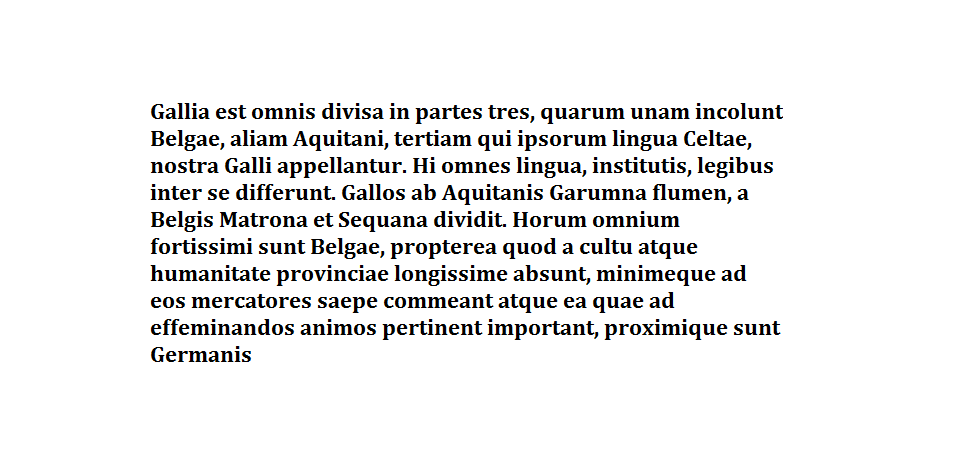
#> input picture data/images/galia.png, 953 x 463 px
$ jupyter execute 'Aleksander_Jóźwik_zad1.ipynb'
#> lines starting #> are read from the running program, lines starting #| are printed output that depends on the picture
# Laboratorium 9

Aleksander Jóźwik

Link do repozytorium: [GitHub](https://github.com/OlaszPL/fft-ocr)

#### Import wykorzystanych bibliotek i funkcji

[cell 1]
import numpy as np
import matplotlib.pyplot as plt
import matplotlib.patches as patches
from PIL import Image, ImageOps
from IPython.display import display
from scipy.ndimage import label, find_objects

## Zadanie 1. Analiza obrazów

W tym zadaniu przeprowadzimy analizę obrazów przy pomocy Dyskretnej Transformaty Fouriera (DFT), a konkretnie jej szybkiej implementacji w postaci Fast Fourier Transform (FFT).

Poszczególnymi etapami będą:
1. Analiza obrazu w domenie częstotliwościowej.
1. Wyszukiwanie wzorców przy pomocy korelacji wyznaczanej poprzez twierdzenie o splocie.

## Twierdzenie o splocie

Niech $\mathbf{a} \times \mathbf{b}$ oznacza iloczyn element po elemencie:
$$
\mathbf{a} \times \mathbf{b} =
\begin{pmatrix}
    \alpha_0 \\
    \alpha_1 \\
    \vdots \\
    \alpha_{n-1}
\end{pmatrix}
\times
\begin{pmatrix}
    \beta_0 \\
    \beta_1 \\
    \vdots \\
    \beta_{n-1}
\end{pmatrix}
=
\begin{pmatrix}
    \alpha_0 \beta_0 \\
    \alpha_1 \beta_1 \\
    \vdots \\
    \alpha_{n-1} \beta_{n-1}
\end{pmatrix}_{n \times 1}
$$

Niech $\hat{\mathbf{a}}$ i $\hat{\mathbf{b}}$ będą wektorami dopełnionymi zerami:
$$
\hat{\mathbf{a}} =
\begin{pmatrix}
    \alpha_0 \\
    \vdots \\
    \alpha_{n-1} \\
    0 \\
    \vdots \\
    0
\end{pmatrix}_{2n \times 1}
\qquad
\hat{\mathbf{b}} =
\begin{pmatrix}
    \beta_0 \\
    \vdots \\
    \beta_{n-1} \\
    0 \\
    \vdots \\
    0
\end{pmatrix}_{2n \times 1}
$$

Jeśli $\mathbf{F} = \mathbf{F}_{2n}$ jest macierzą Fouriera rzędu $2n$, to:
$$
\mathbf{F}(\mathbf{a} \odot \mathbf{b}) = (\mathbf{F} \hat{\mathbf{a}}) \times (\mathbf{F} \hat{\mathbf{b}})
$$

oraz
$$
\mathbf{a} \odot \mathbf{b} = \mathbf{F}^{-1} \left[ (\mathbf{F} \hat{\mathbf{a}}) \times (\mathbf{F} \hat{\mathbf{b}}) \right]
$$

Zgodnie z twierdzeniem o splocie, splot dwóch wektorów o wymiarach $n \times 1$ można obliczyć wykonując trzy dyskretne transformaty Fouriera.

Wykonanie splotu zgodnie z definicją wymaga $n^2$ mnożeń skalarnych, jednakże wykorzystanie FFT pozwala zredukować tę złożonosć do ok. $3 n logn$ mnożeń. Wykorzystamy ten fakt do szybkiego wyznaczenia korelacji.

Wzór na korelację wzajemną można zapisać jako:

$$
C = \mathcal{F}^{-1} \left( \mathcal{F}(A) \cdot \overline{\mathcal{F}(B)} \right)
$$

gdzie:
- $A$ to pierwszy sygnał (np. obraz),
- $B$ to drugi sygnał (np. wzorzec, tutaj obrócony o $180^\circ$),
- $\mathcal{F}$ oznacza transformatę Fouriera,
- $\overline{\mathcal{F}(B)}$ to sprzężenie zespolone transformaty Fouriera $B$,
- $\mathcal{F}^{-1}$ to odwrotna transformata Fouriera,
- $\cdot$ oznacza mnożenie element po elemencie.

Zgodnie z twierdzeniem o splotach, splot (i korelację) można obliczyć jako odwrotną transformatę Fouriera iloczynu transformat Fouriera odpowiednio przygotowanych sygnałów. W przypadku korelacji wzajemnej, jeden z sygnałów (wzorzec) należy obrócić o $180^\circ$, co odpowiada sprzężeniu zespolonemu w dziedzinie Fouriera. Dzięki temu zamiast kosztownego obliczania splotu/korelacji w dziedzinie czasu/przestrzeni, można wykonać szybkie operacje w dziedzinie częstotliwości, co znacząco przyspiesza obliczenia dla dużych danych.

---

Wczytywanie obrazów w skali szarości przedstawiających tekst oraz ławicę ryb.

[cell 2]
text = Image.open("data/images/galia.png").convert("L")
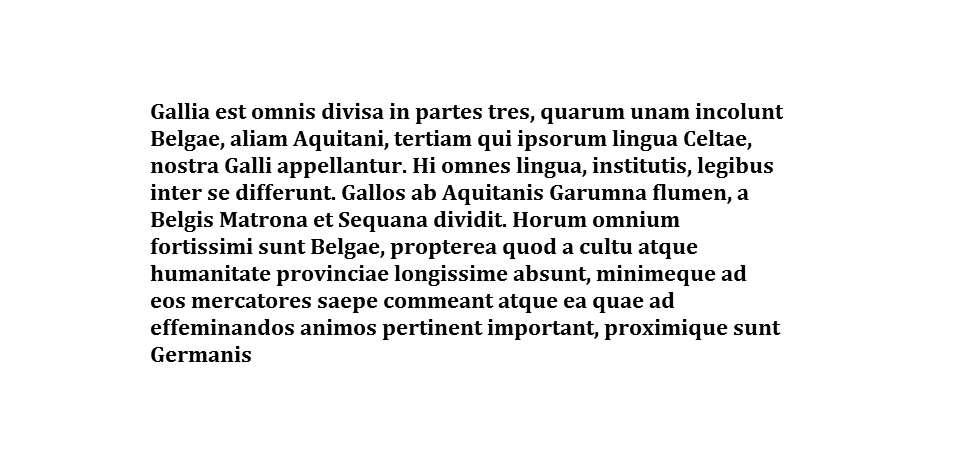
#> text: PIL image 953x463 L; min 0, max 255, mean 237.8
fish = Image.open("data/images/school.jpg").convert("L")
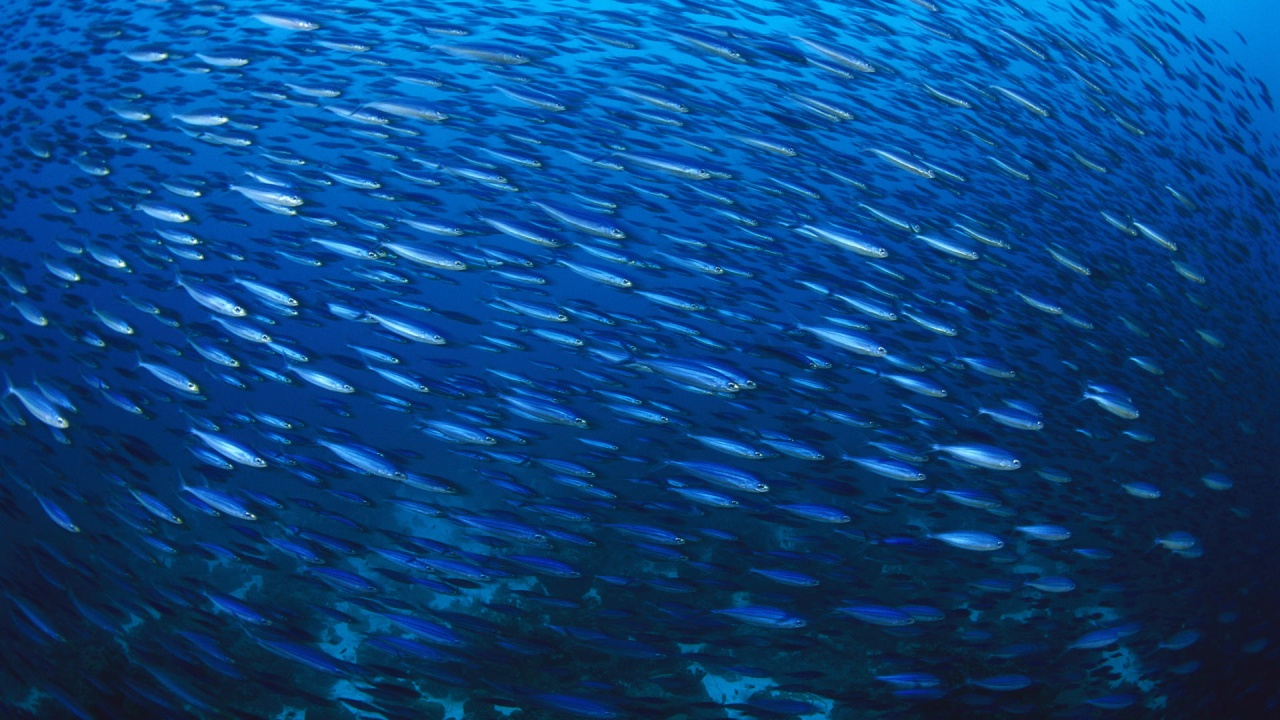
#> input picture data/images/school.jpg, 1280 x 720 px
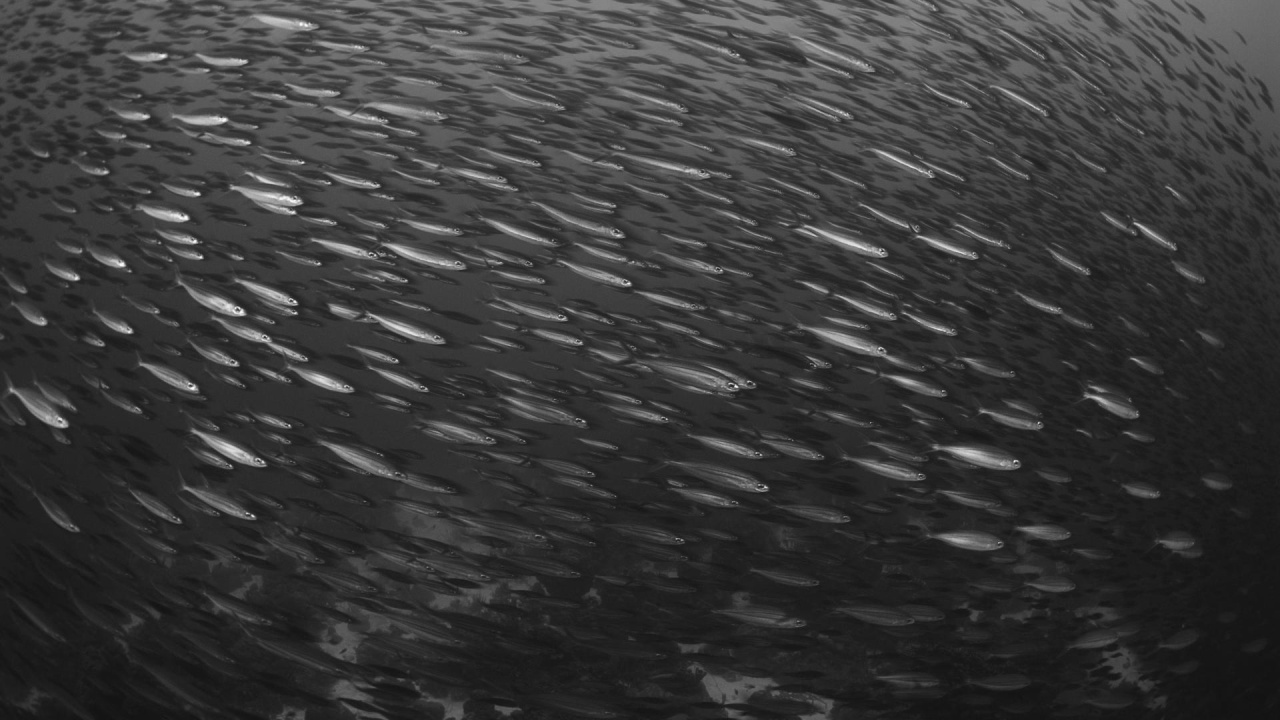
#> fish: PIL image 1280x720 L; min 17, max 247, mean 56.8

### Analiza obrazu z tekstem będącym fragmentem pamiętnika "O wojnie galijskiej" Juliusza Cezara

[cell 3]
display(text)

Odwrócenie kolorów (czarne tło)

[cell 4]
text = ImageOps.invert(text)
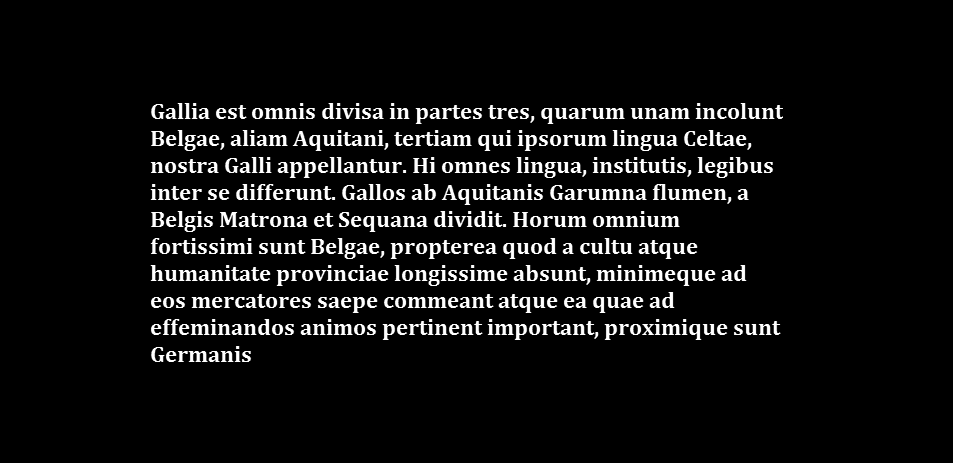
#> text: PIL image 953x463 L; min 0, max 255, mean 17.2
display(text)

Konwersja obrazu do postaci macierzowej

[cell 5]
text_arr = np.array(text)

#### Przekształcenie do domeny częstotliwościowej i przedstawienie wartości fazy oraz modułu współczynników Fouriera

[cell 6]
a = np.fft.fft2(text_arr)

magnitude = np.abs(a)
phase = np.angle(a)
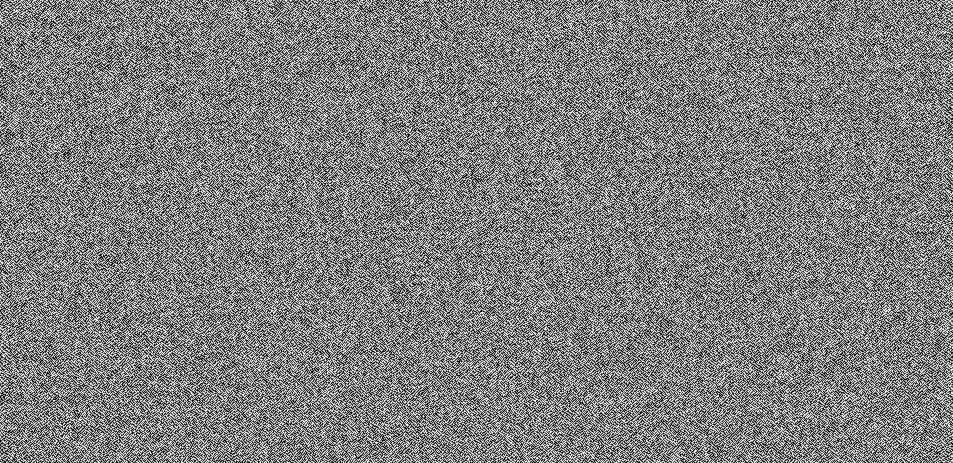
#> phase: shape (463, 953) float64; min -3.14, max 3.14, mean 2.67e-17; drawn with min black and max white

plt.figure(figsize=(12, 5))
#> (this line was passed over: IPython is not available in this run)
plt.subplot(1, 2, 1)
#> (this line was passed over: IPython is not available in this run)
plt.title("Moduł (Magnitude)")
#> (this line was passed over: IPython is not available in this run)
plt.imshow(np.log1p(magnitude), cmap='gray')
#> (this line was passed over: IPython is not available in this run)
plt.axis('off')
#> (this line was passed over: IPython is not available in this run)

plt.subplot(1, 2, 2)
#> (this line was passed over: IPython is not available in this run)
plt.title("Faza (Phase)")
#> (this line was passed over: IPython is not available in this run)
plt.imshow(phase, cmap='gray')
plt.axis('off')

plt.show()
